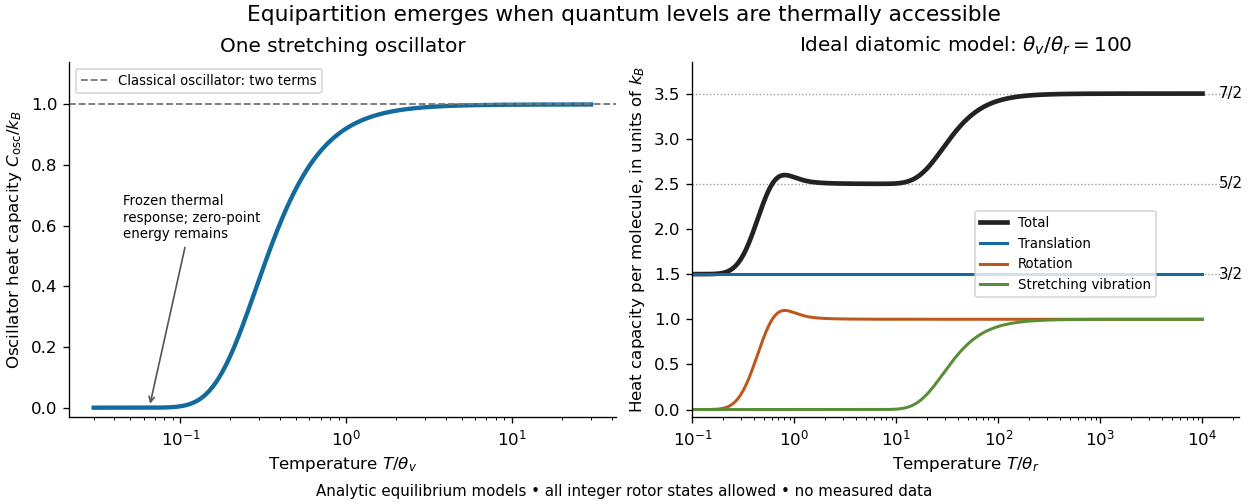

The script that saved this image:
"""Original equilibrium model, not experimental data. Python 3.14 / NumPy / Matplotlib.

Run from _media; writes the PNG basename to the current working directory.
"""
from pathlib import Path

import matplotlib.pyplot as plt
import numpy as np


def oscillator_capacity(t):
    z = 1.0 / np.asarray(t)
    return z**2 * np.exp(-z) / (-np.expm1(-z))**2


def rotor_capacity(t):
    # At max(T/theta_r)=10^4, j=800 leaves a tail below exp(-64).
    j = np.arange(801, dtype=float)
    e = j * (j + 1)
    weights = (2 * j + 1)[None, :] * np.exp(-e[None, :] / t[:, None])
    weights /= weights.sum(axis=1, keepdims=True)
    mean = weights @ e
    variance = np.sum(weights * (e[None, :] - mean[:, None])**2, axis=1)
    return variance / t**2


def main():
    plt.rcParams.update({"font.size": 10, "axes.spines.top": False,
                         "axes.spines.right": False, "figure.facecolor": "white",
                         "axes.facecolor": "white", "savefig.facecolor": "white"})
    fig, axes = plt.subplots(1, 2, figsize=(10.4, 4.2), layout="constrained")
    fig.suptitle("Equipartition emerges when quantum levels are thermally accessible", fontsize=13)
    t = np.geomspace(0.03, 30, 600)
    axes[0].semilogx(t, oscillator_capacity(t), color="#126b9c", lw=2.6)
    axes[0].axhline(1, color="#777777", ls="--", lw=1.1, label="Classical oscillator: two terms")
    axes[0].set(xlabel=r"Temperature $T/\theta_v$", ylabel=r"Oscillator heat capacity $C_{\rm osc}/k_B$",
                ylim=(-0.03, 1.14), title="One stretching oscillator")
    axes[0].annotate("Frozen thermal\nresponse; zero-point\nenergy remains",
                     xy=(0.065, 0.002), xytext=(0.045, 0.56), fontsize=8,
                     arrowprops={"arrowstyle": "->", "color": "#555555"})
    axes[0].legend(loc="upper left", fontsize=8)
    tr = np.geomspace(0.1, 1e4, 700)
    cr = rotor_capacity(tr)
    cv = oscillator_capacity(tr / 100)
    ax = axes[1]
    ax.semilogx(tr, 1.5 + cr + cv, color="#222222", lw=2.8, label="Total")
    ax.semilogx(tr, np.full_like(tr, 1.5), color="#126b9c", lw=1.8, label="Translation")
    ax.semilogx(tr, cr, color="#bc571d", lw=1.8, label="Rotation")
    ax.semilogx(tr, cv, color="#598d36", lw=1.8, label="Stretching vibration")
    for y, label in [(1.5, "3/2"), (2.5, "5/2"), (3.5, "7/2")]:
        ax.axhline(y, color="#999999", ls=":", lw=0.8, zorder=0)
        ax.text(1.45e4, y, label, va="center", fontsize=9)
    ax.set(xlabel=r"Temperature $T/\theta_r$", ylabel=r"Heat capacity per molecule, in units of $k_B$",
           ylim=(-0.08, 3.85), xlim=(0.1, 2.3e4), title=r"Ideal diatomic model: $\theta_v/\theta_r=100$")
    ax.legend(loc="upper right", bbox_to_anchor=(0.86, 0.60), fontsize=8)
    fig.supxlabel("Analytic equilibrium models • all integer rotor states allowed • no measured data", fontsize=9)
    fig.savefig(Path("equipartition-quantum-heat-capacity.png"), dpi=120, transparent=False)
    plt.close(fig)


if __name__ == "__main__":
    main()
